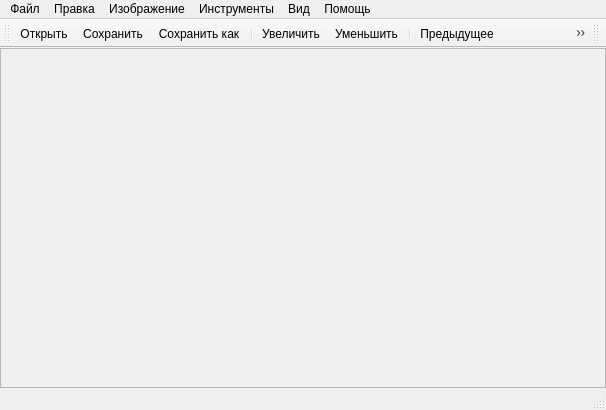
<?xml version="1.0" encoding="UTF-8"?>
<ui version="4.0">
 <class>MainWindow</class>
 <widget class="QMainWindow" name="MainWindow">
  <property name="geometry">
   <rect>
    <x>0</x>
    <y>0</y>
    <width>606</width>
    <height>410</height>
   </rect>
  </property>
  <property name="windowTitle">
   <string>QImageView</string>
  </property>
  <property name="windowIcon">
   <iconset resource="res.qrc">
    <normaloff>:/icon/qimageview.png</normaloff>:/icon/qimageview.png</iconset>
  </property>
  <widget class="QWidget" name="centralWidget">
   <layout class="QVBoxLayout" name="verticalLayout">
    <property name="spacing">
     <number>0</number>
    </property>
    <property name="leftMargin">
     <number>0</number>
    </property>
    <property name="topMargin">
     <number>0</number>
    </property>
    <property name="rightMargin">
     <number>0</number>
    </property>
    <property name="bottomMargin">
     <number>0</number>
    </property>
    <item>
     <widget class="MGraphicsView" name="graphicsView">
      <property name="frameShape">
       <enum>QFrame::StyledPanel</enum>
      </property>
      <property name="frameShadow">
       <enum>QFrame::Raised</enum>
      </property>
     </widget>
    </item>
   </layout>
  </widget>
  <widget class="QMenuBar" name="menuBar">
   <property name="geometry">
    <rect>
     <x>0</x>
     <y>0</y>
     <width>606</width>
     <height>21</height>
    </rect>
   </property>
   <widget class="QMenu" name="menu">
    <property name="title">
     <string>Файл</string>
    </property>
    <addaction name="actionOpen"/>
    <addaction name="actionSave"/>
    <addaction name="actionSaveAs"/>
    <addaction name="actionClose"/>
    <addaction name="actionExit"/>
   </widget>
   <widget class="QMenu" name="menuImages">
    <property name="title">
     <string>Изображение</string>
    </property>
    <addaction name="actionNext"/>
    <addaction name="actionPrev"/>
    <addaction name="actionRotateRight"/>
    <addaction name="actionRotateLeft"/>
    <addaction name="actionResize"/>
   </widget>
   <widget class="QMenu" name="menuSettings">
    <property name="title">
     <string>Инструменты</string>
    </property>
    <addaction name="actionOptions"/>
   </widget>
   <widget class="QMenu" name="menuView">
    <property name="title">
     <string>Вид</string>
    </property>
    <addaction name="actionZoomIn"/>
    <addaction name="actionZoomOut"/>
   </widget>
   <widget class="QMenu" name="menuHelp">
    <property name="title">
     <string>Помощь</string>
    </property>
   </widget>
   <widget class="QMenu" name="menuEdit">
    <property name="title">
     <string>Правка</string>
    </property>
    <addaction name="actionUndo"/>
    <addaction name="actionRedo"/>
    <addaction name="separator"/>
    <addaction name="actionMove"/>
    <addaction name="actionSelection"/>
   </widget>
   <addaction name="menu"/>
   <addaction name="menuEdit"/>
   <addaction name="menuImages"/>
   <addaction name="menuSettings"/>
   <addaction name="menuView"/>
   <addaction name="menuHelp"/>
  </widget>
  <widget class="QToolBar" name="mainToolBar">
   <property name="windowTitle">
    <string>Основная панель</string>
   </property>
   <attribute name="toolBarArea">
    <enum>TopToolBarArea</enum>
   </attribute>
   <attribute name="toolBarBreak">
    <bool>false</bool>
   </attribute>
   <addaction name="actionOpen"/>
   <addaction name="actionSave"/>
   <addaction name="actionSaveAs"/>
   <addaction name="separator"/>
   <addaction name="actionZoomIn"/>
   <addaction name="actionZoomOut"/>
   <addaction name="separator"/>
   <addaction name="actionPrev"/>
   <addaction name="actionNext"/>
   <addaction name="separator"/>
   <addaction name="actionMove"/>
   <addaction name="actionSelection"/>
  </widget>
  <widget class="QStatusBar" name="statusBar"/>
  <widget class="QToolBar" name="toolBarEdit">
   <property name="windowTitle">
    <string>Панель правки</string>
   </property>
   <attribute name="toolBarArea">
    <enum>TopToolBarArea</enum>
   </attribute>
   <attribute name="toolBarBreak">
    <bool>false</bool>
   </attribute>
  </widget>
  <action name="actionOpen">
   <property name="icon">
    <iconset resource="res.qrc">
     <normaloff>:/icon/open.png</normaloff>:/icon/open.png</iconset>
   </property>
   <property name="text">
    <string>Открыть</string>
   </property>
   <property name="shortcut">
    <string>Ctrl+O</string>
   </property>
  </action>
  <action name="actionSave">
   <property name="icon">
    <iconset resource="res.qrc">
     <normaloff>:/icon/save.png</normaloff>:/icon/save.png</iconset>
   </property>
   <property name="text">
    <string>Сохранить</string>
   </property>
   <property name="shortcut">
    <string>Ctrl+S</string>
   </property>
  </action>
  <action name="actionSaveAs">
   <property name="icon">
    <iconset resource="res.qrc">
     <normaloff>:/icon/saveas.png</normaloff>:/icon/saveas.png</iconset>
   </property>
   <property name="text">
    <string>Сохранить как</string>
   </property>
   <property name="shortcut">
    <string>Ctrl+Shift+S</string>
   </property>
  </action>
  <action name="actionExit">
   <property name="icon">
    <iconset resource="res.qrc">
     <normaloff>:/icon/exit.png</normaloff>:/icon/exit.png</iconset>
   </property>
   <property name="text">
    <string>Выход</string>
   </property>
   <property name="shortcut">
    <string>Ctrl+Q</string>
   </property>
  </action>
  <action name="actionZoomIn">
   <property name="icon">
    <iconset resource="res.qrc">
     <normaloff>:/icon/zoomin.png</normaloff>:/icon/zoomin.png</iconset>
   </property>
   <property name="text">
    <string>Увеличить</string>
   </property>
   <property name="shortcut">
    <string>Ctrl+=</string>
   </property>
  </action>
  <action name="actionZoomOut">
   <property name="icon">
    <iconset resource="res.qrc">
     <normaloff>:/icon/zoomout.png</normaloff>:/icon/zoomout.png</iconset>
   </property>
   <property name="text">
    <string>Уменьшить</string>
   </property>
   <property name="shortcut">
    <string>Ctrl+-</string>
   </property>
  </action>
  <action name="actionNext">
   <property name="icon">
    <iconset resource="res.qrc">
     <normaloff>:/icon/next.png</normaloff>:/icon/next.png</iconset>
   </property>
   <property name="text">
    <string>Следующее</string>
   </property>
   <property name="shortcut">
    <string>Right</string>
   </property>
  </action>
  <action name="actionPrev">
   <property name="icon">
    <iconset resource="res.qrc">
     <normaloff>:/icon/previous.png</normaloff>:/icon/previous.png</iconset>
   </property>
   <property name="text">
    <string>Предыдущее</string>
   </property>
   <property name="shortcut">
    <string>Left</string>
   </property>
  </action>
  <action name="actionClose">
   <property name="icon">
    <iconset resource="res.qrc">
     <normaloff>:/icon/close.png</normaloff>:/icon/close.png</iconset>
   </property>
   <property name="text">
    <string>Закрыть</string>
   </property>
   <property name="shortcut">
    <string>Ctrl+X</string>
   </property>
  </action>
  <action name="actionRotateRight">
   <property name="icon">
    <iconset resource="res.qrc">
     <normaloff>:/icon/rotate_right.png</normaloff>:/icon/rotate_right.png</iconset>
   </property>
   <property name="text">
    <string>Повернуть вправо</string>
   </property>
   <property name="shortcut">
    <string>Ctrl+R</string>
   </property>
  </action>
  <action name="actionRotateLeft">
   <property name="icon">
    <iconset resource="res.qrc">
     <normaloff>:/icon/rotate_left.png</normaloff>:/icon/rotate_left.png</iconset>
   </property>
   <property name="text">
    <string>Повернуть в лево</string>
   </property>
   <property name="shortcut">
    <string>Ctrl+L</string>
   </property>
  </action>
  <action name="actionOptions">
   <property name="icon">
    <iconset resource="res.qrc">
     <normaloff>:/icon/settings.png</normaloff>:/icon/settings.png</iconset>
   </property>
   <property name="text">
    <string>Параметры</string>
   </property>
  </action>
  <action name="actionUndo">
   <property name="icon">
    <iconset resource="res.qrc">
     <normaloff>:/icon/undo.png</normaloff>:/icon/undo.png</iconset>
   </property>
   <property name="text">
    <string>Отменить</string>
   </property>
  </action>
  <action name="actionRedo">
   <property name="icon">
    <iconset resource="res.qrc">
     <normaloff>:/icon/redo.png</normaloff>:/icon/redo.png</iconset>
   </property>
   <property name="text">
    <string>Вернуть</string>
   </property>
  </action>
  <action name="actionSelection">
   <property name="checkable">
    <bool>true</bool>
   </property>
   <property name="icon">
    <iconset resource="res.qrc">
     <normaloff>:/icon/genericapp.png</normaloff>:/icon/genericapp.png</iconset>
   </property>
   <property name="text">
    <string>Выделение</string>
   </property>
  </action>
  <action name="actionMove">
   <property name="checkable">
    <bool>true</bool>
   </property>
   <property name="checked">
    <bool>true</bool>
   </property>
   <property name="icon">
    <iconset resource="res.qrc">
     <normaloff>:/icon/move-object.png</normaloff>:/icon/move-object.png</iconset>
   </property>
   <property name="text">
    <string>Перемещение</string>
   </property>
  </action>
  <action name="actionResize">
   <property name="icon">
    <iconset resource="res.qrc">
     <normaloff>:/icon/resize.png</normaloff>:/icon/resize.png</iconset>
   </property>
   <property name="text">
    <string>Изменить размер</string>
   </property>
  </action>
 </widget>
 <layoutdefault spacing="6" margin="11"/>
 <customwidgets>
  <customwidget>
   <class>MGraphicsView</class>
   <extends>QFrame</extends>
   <header>mgraphicsview.h</header>
   <container>1</container>
  </customwidget>
 </customwidgets>
 <resources>
  <include location="res.qrc"/>
 </resources>
 <connections/>
</ui>
